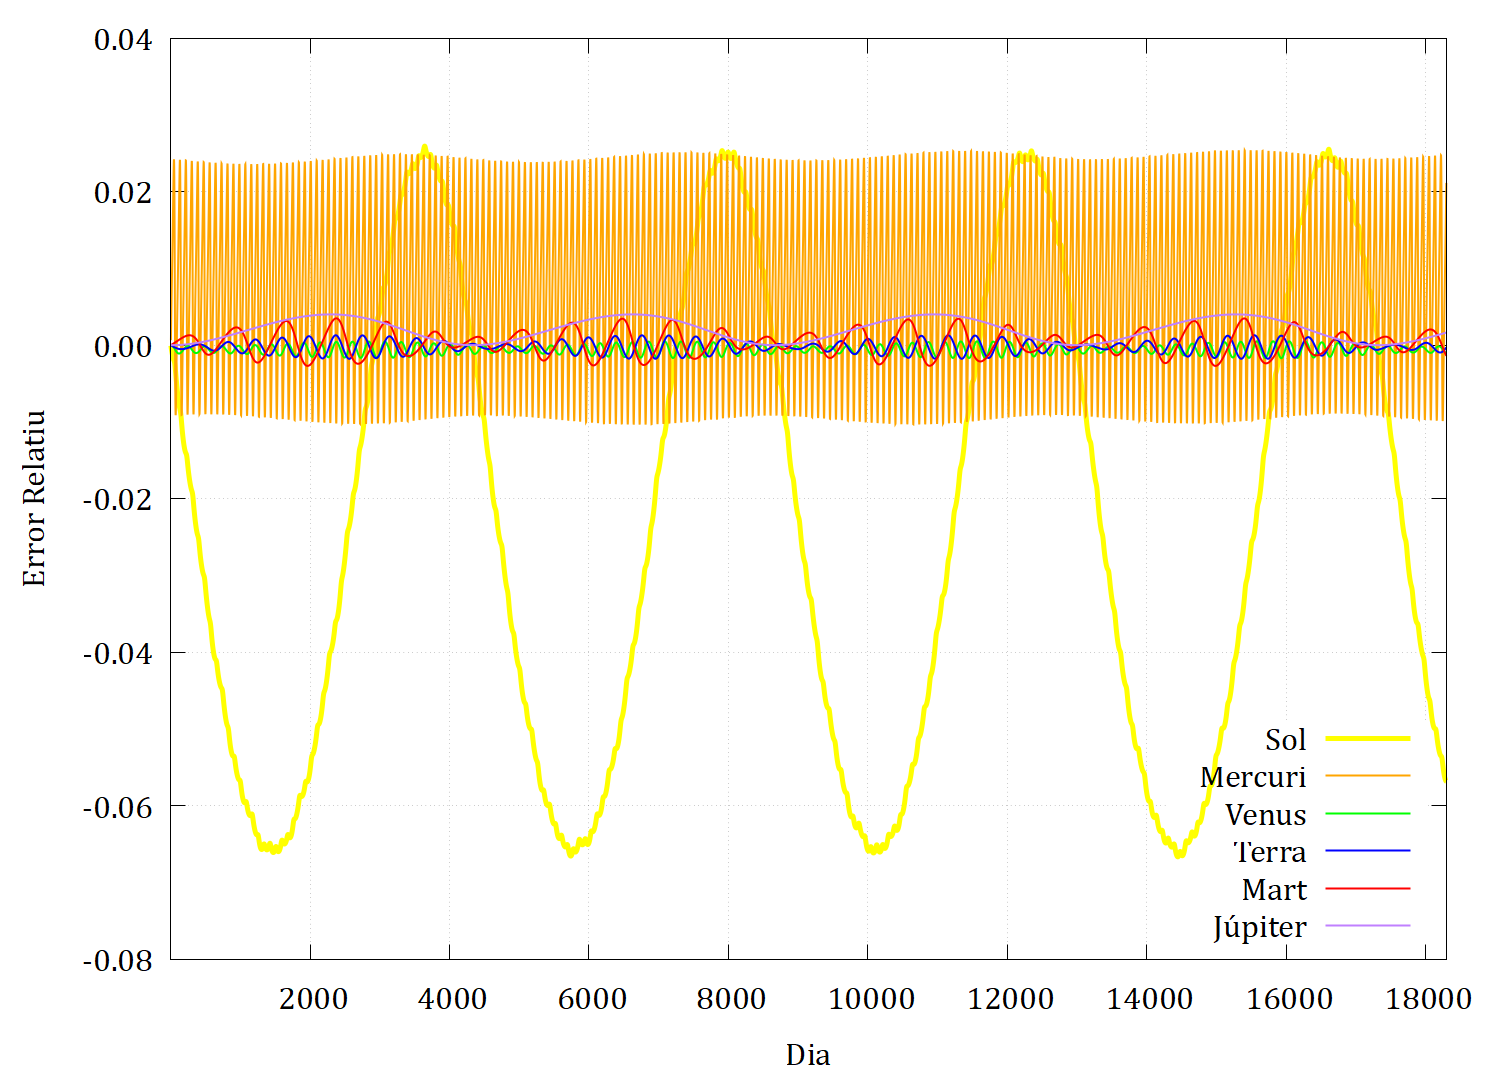

This figure's gnuplot source:
set terminal pngcairo enhanced size 1500,1080 font "Cambria, 24"
set output "error_100_dia.png" 

set xlabel "Dia"
set ylabel "Error Relatiu"
set xrange [2:36600/2] #Per tal de poder visualitzar-ho tot i atès que el comportament és periòdic representem únicament la meitat de les daedes.
set yrange [-0.08:0.04]
set grid
set format y "%.2f"

set key right bottom

plot "error_100_dia.dat" using 1:2 with lines lw 5 lc rgb "yellow" title "Sol", \
     "error_100_dia.dat" using 1:3 with lines lw 2 lc rgb "orange" title "Mercuri", \
     "error_100_dia.dat" using 1:4 with lines lw 2 lc rgb "green" title "Venus", \
     "error_100_dia.dat" using 1:5 with lines lw 2 lc rgb "blue" title "Terra", \
     "error_100_dia.dat" using 1:6 with lines lw 2 lc rgb "red" title "Mart", \
     "error_100_dia.dat" using 1:7 with lines lw 2 lc rgb "purple" title "Júpiter"

set output
